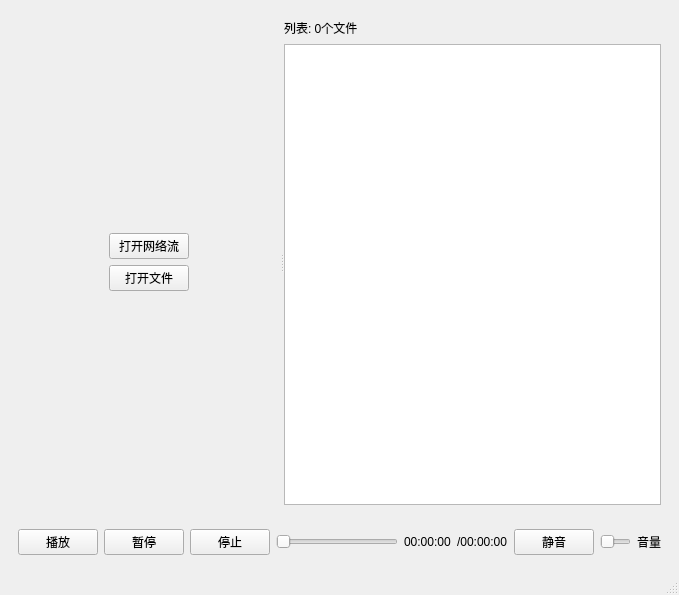
<?xml version="1.0" encoding="UTF-8"?>
<ui version="4.0">
 <class>Window::MainWindow</class>
 <widget class="QMainWindow" name="Window::MainWindow">
  <property name="geometry">
   <rect>
    <x>0</x>
    <y>0</y>
    <width>679</width>
    <height>595</height>
   </rect>
  </property>
  <property name="windowTitle">
   <string>MainWindow</string>
  </property>
  <widget class="QWidget" name="centralwidget">
   <layout class="QVBoxLayout" name="verticalLayout" stretch="20,1">
    <item>
     <widget class="QWidget" name="widgetMain" native="true">
      <layout class="QHBoxLayout" name="horizontalLayout_3">
       <item>
        <widget class="QSplitter" name="splitter">
         <property name="orientation">
          <enum>Qt::Horizontal</enum>
         </property>
         <widget class="QStackedWidget" name="stackedWidget">
          <property name="currentIndex">
           <number>0</number>
          </property>
          <widget class="QWidget" name="pageOpenFiles">
           <layout class="QGridLayout" name="gridLayout_2">
            <item row="2" column="0">
             <spacer name="horizontalSpacer_2">
              <property name="orientation">
               <enum>Qt::Horizontal</enum>
              </property>
              <property name="sizeHint" stdset="0">
               <size>
                <width>40</width>
                <height>20</height>
               </size>
              </property>
             </spacer>
            </item>
            <item row="2" column="1">
             <widget class="QPushButton" name="pushButtonOpenFiles">
              <property name="text">
               <string>打开文件</string>
              </property>
             </widget>
            </item>
            <item row="0" column="1">
             <spacer name="verticalSpacer_2">
              <property name="orientation">
               <enum>Qt::Vertical</enum>
              </property>
              <property name="sizeHint" stdset="0">
               <size>
                <width>20</width>
                <height>40</height>
               </size>
              </property>
             </spacer>
            </item>
            <item row="2" column="2">
             <spacer name="horizontalSpacer_3">
              <property name="orientation">
               <enum>Qt::Horizontal</enum>
              </property>
              <property name="sizeHint" stdset="0">
               <size>
                <width>40</width>
                <height>20</height>
               </size>
              </property>
             </spacer>
            </item>
            <item row="3" column="1">
             <spacer name="verticalSpacer">
              <property name="orientation">
               <enum>Qt::Vertical</enum>
              </property>
              <property name="sizeHint" stdset="0">
               <size>
                <width>20</width>
                <height>40</height>
               </size>
              </property>
             </spacer>
            </item>
            <item row="1" column="1">
             <widget class="QPushButton" name="pushButtonOpenStream">
              <property name="text">
               <string>打开网络流</string>
              </property>
             </widget>
            </item>
           </layout>
          </widget>
          <widget class="QWidget" name="pageDisplay">
           <layout class="QHBoxLayout" name="horizontalLayout_2">
            <item>
             <widget class="DisplayWindow" name="displayWindow" native="true"/>
            </item>
           </layout>
          </widget>
          <widget class="QWidget" name="pageMusic">
           <layout class="QGridLayout" name="gridLayout_3">
            <item row="1" column="0">
             <spacer name="horizontalSpacer_4">
              <property name="orientation">
               <enum>Qt::Horizontal</enum>
              </property>
              <property name="sizeHint" stdset="0">
               <size>
                <width>40</width>
                <height>20</height>
               </size>
              </property>
             </spacer>
            </item>
            <item row="1" column="2">
             <spacer name="horizontalSpacer_5">
              <property name="orientation">
               <enum>Qt::Horizontal</enum>
              </property>
              <property name="sizeHint" stdset="0">
               <size>
                <width>40</width>
                <height>20</height>
               </size>
              </property>
             </spacer>
            </item>
            <item row="1" column="1">
             <widget class="QLabel" name="label">
              <property name="text">
               <string>播放音乐中</string>
              </property>
             </widget>
            </item>
            <item row="0" column="1">
             <spacer name="verticalSpacer_3">
              <property name="orientation">
               <enum>Qt::Vertical</enum>
              </property>
              <property name="sizeHint" stdset="0">
               <size>
                <width>20</width>
                <height>40</height>
               </size>
              </property>
             </spacer>
            </item>
            <item row="2" column="1">
             <spacer name="verticalSpacer_4">
              <property name="orientation">
               <enum>Qt::Vertical</enum>
              </property>
              <property name="sizeHint" stdset="0">
               <size>
                <width>20</width>
                <height>40</height>
               </size>
              </property>
             </spacer>
            </item>
           </layout>
          </widget>
         </widget>
         <widget class="QWidget" name="listInfoWidget" native="true">
          <layout class="QGridLayout" name="gridLayout" rowstretch="0,0" columnstretch="5,0">
           <item row="1" column="0" colspan="2">
            <widget class="QListWidget" name="listWidget"/>
           </item>
           <item row="0" column="0">
            <widget class="QLabel" name="labelFiles">
             <property name="text">
              <string>列表: 0个文件</string>
             </property>
            </widget>
           </item>
           <item row="0" column="1">
            <spacer name="horizontalSpacer">
             <property name="orientation">
              <enum>Qt::Horizontal</enum>
             </property>
             <property name="sizeHint" stdset="0">
              <size>
               <width>40</width>
               <height>20</height>
              </size>
             </property>
            </spacer>
           </item>
          </layout>
         </widget>
        </widget>
       </item>
      </layout>
     </widget>
    </item>
    <item>
     <widget class="QWidget" name="widgetControl" native="true">
      <layout class="QHBoxLayout" name="horizontalLayout" stretch="1,0,1,20,1,0,1,5,1">
       <item>
        <widget class="QPushButton" name="pushButtonPlay">
         <property name="text">
          <string>播放</string>
         </property>
        </widget>
       </item>
       <item>
        <widget class="QPushButton" name="pushButtonPause">
         <property name="text">
          <string>暂停</string>
         </property>
        </widget>
       </item>
       <item>
        <widget class="QPushButton" name="pushButtonStop">
         <property name="text">
          <string>停止</string>
         </property>
        </widget>
       </item>
       <item>
        <widget class="VideoSlider" name="horizontalSliderProgress">
         <property name="orientation">
          <enum>Qt::Horizontal</enum>
         </property>
        </widget>
       </item>
       <item>
        <widget class="QLabel" name="labelCurrentTime">
         <property name="text">
          <string>00:00:00</string>
         </property>
        </widget>
       </item>
       <item>
        <widget class="QLabel" name="labelTotalTime">
         <property name="text">
          <string>/00:00:00</string>
         </property>
        </widget>
       </item>
       <item>
        <widget class="QPushButton" name="pushButtonMute">
         <property name="text">
          <string>静音</string>
         </property>
        </widget>
       </item>
       <item>
        <widget class="QSlider" name="horizontalSliderVolume">
         <property name="orientation">
          <enum>Qt::Horizontal</enum>
         </property>
        </widget>
       </item>
       <item>
        <widget class="QLabel" name="labelVolume">
         <property name="text">
          <string>音量</string>
         </property>
        </widget>
       </item>
      </layout>
     </widget>
    </item>
   </layout>
  </widget>
  <widget class="QMenuBar" name="menubar">
   <property name="geometry">
    <rect>
     <x>0</x>
     <y>0</y>
     <width>679</width>
     <height>22</height>
    </rect>
   </property>
  </widget>
  <widget class="QStatusBar" name="statusbar"/>
 </widget>
 <customwidgets>
  <customwidget>
   <class>DisplayWindow</class>
   <extends>QWidget</extends>
   <header location="global">displaywindow.h</header>
   <container>1</container>
  </customwidget>
  <customwidget>
   <class>VideoSlider</class>
   <extends>QSlider</extends>
   <header location="global">videoslider.h</header>
  </customwidget>
 </customwidgets>
 <resources/>
 <connections/>
</ui>
